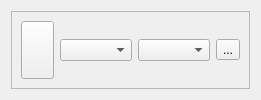
<?xml version="1.0" encoding="UTF-8"?>
<ui version="4.0">
 <class>SerialBox5_lite</class>
 <widget class="QWidget" name="SerialBox5_lite">
  <layout class="QVBoxLayout" name="verticalLayout_4">
   <item>
    <widget class="QFrame" name="frame">
     <property name="frameShape">
      <enum>QFrame::StyledPanel</enum>
     </property>
     <property name="frameShadow">
      <enum>QFrame::Raised</enum>
     </property>
     <layout class="QHBoxLayout" name="horizontalLayout_3">
      <item>
       <widget class="QPushButton" name="btn_power">
        <property name="maximumSize">
         <size>
          <width>33</width>
          <height>70</height>
         </size>
        </property>
        <property name="checkable">
         <bool>true</bool>
        </property>
       </widget>
      </item>
      <item>
       <layout class="QHBoxLayout" name="horizontalLayout_2">
        <item>
         <layout class="QVBoxLayout" name="verticalLayout">
          <item>
           <layout class="QGridLayout" name="gridLayout">
            <item row="0" column="1">
             <widget class="QComboBox" name="BaudBox"/>
            </item>
            <item row="0" column="2">
             <widget class="QToolButton" name="btn_refresh">
              <property name="text">
               <string>...</string>
              </property>
             </widget>
            </item>
            <item row="0" column="0">
             <widget class="QComboBox" name="PortBox"/>
            </item>
           </layout>
          </item>
         </layout>
        </item>
        <item>
         <layout class="QVBoxLayout" name="layout_power"/>
        </item>
        <item>
         <layout class="QVBoxLayout" name="layout_right_LOG"/>
        </item>
       </layout>
      </item>
     </layout>
    </widget>
   </item>
   <item>
    <layout class="QVBoxLayout" name="layout_SEND"/>
   </item>
  </layout>
 </widget>
 <tabstops>
  <tabstop>PortBox</tabstop>
  <tabstop>btn_refresh</tabstop>
 </tabstops>
 <resources/>
 <connections/>
</ui>
